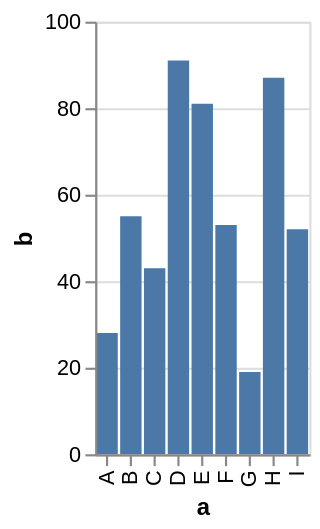

The Vega-Lite source for this figure:
### Vega specification from a JSON file in a GitHub repository (floating-point values rounded to 4 significant figures)
{"$schema": "https://vega.github.io/schema/vega/v5.json", "autosize": "pad", "padding": 5, "height": 200, "style": "cell", "data": [{"name": "source_0", "values": [{"a": "A", "b": 28}, {"a": "B", "b": 55}, {"a": "C", "b": 43}, {"a": "D", "b": 91}, {"a": "E", "b": 81}, {"a": "F", "b": 53}, {"a": "G", "b": 19}, {"a": "H", "b": 87}, {"a": "I", "b": 52}]}], "signals": [{"name": "x_step", "value": 11}, {"name": "width", "update": "bandspace(domain('x').length, 0.1, 0.05) * x_step"}], "marks": [{"name": "marks", "type": "rect", "style": ["bar"], "from": {"data": "source_0"}, "encode": {"update": {"fill": [{"test": "datum[\"b\"] === null || isNaN(datum[\"b\"])", "value": null}, {"value": "#4c78a8"}], "tooltip": {"signal": "{\"a\": datum[\"a\"], \"b\": format(datum[\"b\"], \"\")}"}, "x": {"scale": "x", "field": "a"}, "width": {"scale": "x", "band": true}, "y": {"scale": "y", "field": "b"}, "y2": {"scale": "y", "value": 0}}}}], "scales": [{"name": "x", "type": "band", "domain": {"data": "source_0", "field": "a", "sort": true}, "range": {"step": {"signal": "x_step"}}, "paddingInner": 0.1, "paddingOuter": 0.05}, {"name": "y", "type": "linear", "domain": {"data": "source_0", "field": "b"}, "range": [{"signal": "height"}, 0], "nice": true, "zero": true}], "axes": [{"scale": "x", "orient": "bottom", "grid": false, "title": "a", "labelAlign": "right", "labelAngle": 270, "labelBaseline": "middle", "labelOverlap": true, "zindex": 1}, {"scale": "y", "orient": "left", "grid": false, "title": "b", "labelOverlap": true, "tickCount": {"signal": "ceil(height/40)"}, "zindex": 1}, {"scale": "y", "orient": "left", "gridScale": "x", "grid": true, "tickCount": {"signal": "ceil(height/40)"}, "domain": false, "labels": false, "maxExtent": 0, "minExtent": 0, "ticks": false, "zindex": 0}]}
